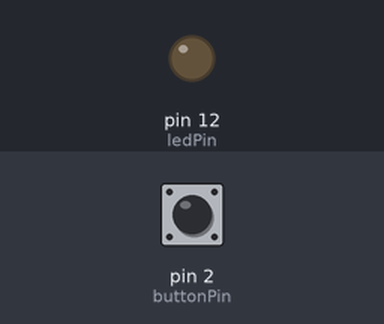
This sketch was run on a simulated Arduino Uno, built with avr-gcc and run on an emulated ATmega328P. Parts: output pins drawn as LEDs (lit = HIGH). The inputs (shaded band) are chosen by the test bench; at power-on: pin 2 (buttonPin) LOW.

Above: at 1.2 s.
1.3 s: pin 2 (buttonPin) pulled HIGH for 0.15 s
At 1.37 s:
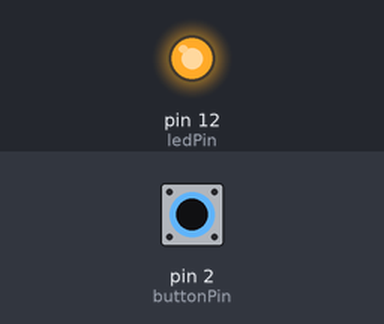
2.9 s: pin 2 (buttonPin) pulled HIGH for 3.2 s
At 7.4 s:
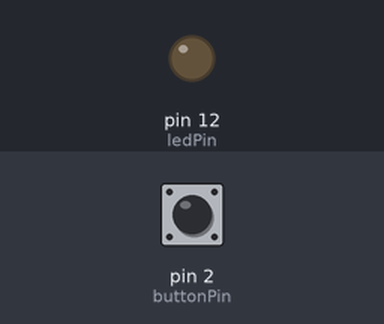
Timing chart, 0 to 8.9 s (numbered marks = the images above; inputs shaded):
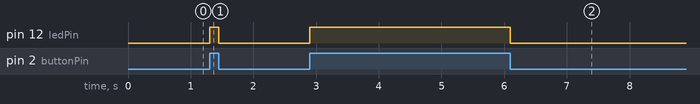

Measured:
- after the input at 1.3 s, pin 12 (ledPin): LOW → HIGH at once, → LOW 0.15 s later
- after the input at 2.9 s, pin 12 (ledPin): LOW → HIGH at once, → LOW 3.2 s later

The sketch:

pulsador-led.ino
```cpp
const int ledPin = 12;
const int buttonPin = 2;

int buttonState = HIGH;

void setup() {
  // put your setup code here, to run once:

  pinMode(ledPin, OUTPUT);
  pinMode(buttonPin, INPUT);
}

void loop() {
  // put your main code here, to run repeatedly:
  buttonState = digitalRead(buttonPin);

  if (buttonState == HIGH) {
    digitalWrite(ledPin, HIGH);
  } else {
    digitalWrite(ledPin, LOW);
  }
}
```
